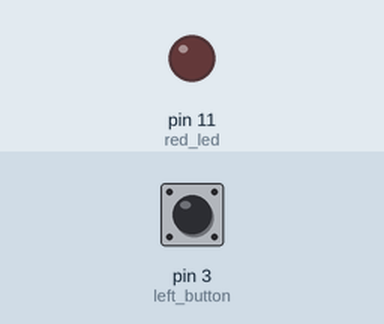
The sketch below on a simulated Arduino Uno, built with avr-gcc and run on an emulated ATmega328P. Shown: output pins drawn as LEDs (lit = HIGH). Dashed ring = blinking. The inputs (shaded band) are chosen by the test bench; at power-on: pin 3 (left_button) HIGH.

Above: at 1.2 s.
1.3 s: pin 3 (left_button) pulled LOW for 3.2 s
At 2.1 s:
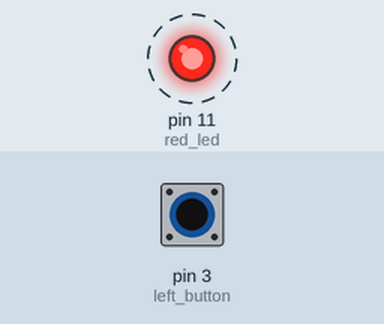
Timing chart, 0 to 5.8 s (numbered marks = the images above; inputs shaded):
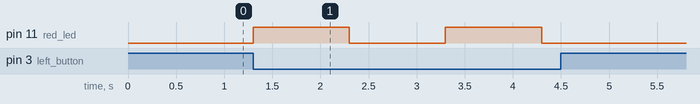

The sketch:

oefening_button.ino
```cpp
int red_led = 11;
int green_led = 13;
int yellow_led =12;

int right_button = 2;
int left_button = 3;

bool right_button_state;
bool left_button_state;

bool red_led_state;

void setup() {

 pinMode(red_led, OUTPUT);
 pinMode(left_button, INPUT_PULLUP);

}

void loop() {

 left_button_state = digitalRead(left_button);

  if (left_button_state == LOW){
    digitalWrite(red_led, HIGH);
    delay(1000);
    digitalWrite(red_led, LOW);
    delay(1000);
  }

 //digitalWrite(red_led, !left_button_state);

}
```

Measured:
- after the input at 1.3 s, pin 11 (red_led): alternates HIGH for 1.0 s and LOW for 1.0 s, 4 changes in all, then stays LOW, starting at once
